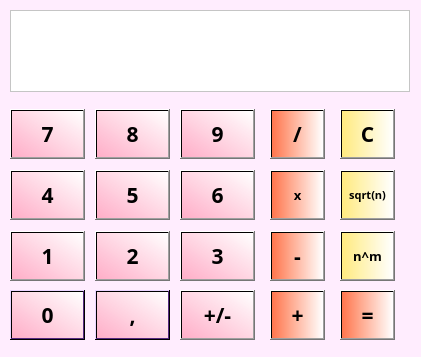
<?xml version="1.0" encoding="UTF-8"?>
<ui version="4.0">
 <class>Calculator</class>
 <widget class="QWidget" name="Calculator">
  <property name="enabled">
   <bool>true</bool>
  </property>
  <property name="geometry">
   <rect>
    <x>0</x>
    <y>0</y>
    <width>421</width>
    <height>357</height>
   </rect>
  </property>
  <property name="minimumSize">
   <size>
    <width>421</width>
    <height>357</height>
   </size>
  </property>
  <property name="maximumSize">
   <size>
    <width>421</width>
    <height>357</height>
   </size>
  </property>
  <property name="cursor">
   <cursorShape>OpenHandCursor</cursorShape>
  </property>
  <property name="mouseTracking">
   <bool>false</bool>
  </property>
  <property name="windowTitle">
   <string>Form</string>
  </property>
  <property name="autoFillBackground">
   <bool>false</bool>
  </property>
  <property name="styleSheet">
   <string notr="true">background-color: rgb(255, 237, 254);</string>
  </property>
  <widget class="QTextEdit" name="Result_box">
   <property name="geometry">
    <rect>
     <x>10</x>
     <y>10</y>
     <width>400</width>
     <height>82</height>
    </rect>
   </property>
   <property name="font">
    <font>
     <family>Kristen ITC</family>
     <pointsize>28</pointsize>
     <weight>75</weight>
     <bold>true</bold>
    </font>
   </property>
   <property name="layoutDirection">
    <enum>Qt::RightToLeft</enum>
   </property>
   <property name="styleSheet">
    <string notr="true">background-color: rgb(255, 255, 255);</string>
   </property>
   <property name="html">
    <string>&lt;!DOCTYPE HTML PUBLIC &quot;-//W3C//DTD HTML 4.0//EN&quot; &quot;http://www.w3.org/TR/REC-html40/strict.dtd&quot;&gt;
&lt;html&gt;&lt;head&gt;&lt;meta name=&quot;qrichtext&quot; content=&quot;1&quot; /&gt;&lt;style type=&quot;text/css&quot;&gt;
p, li { white-space: pre-wrap; }
&lt;/style&gt;&lt;/head&gt;&lt;body style=&quot; font-family:'Kristen ITC'; font-size:28pt; font-weight:600; font-style:normal;&quot;&gt;
&lt;p align=&quot;right&quot; style=&quot;-qt-paragraph-type:empty; margin-top:0px; margin-bottom:0px; margin-left:0px; margin-right:0px; -qt-block-indent:0; text-indent:0px;&quot;&gt;&lt;br /&gt;&lt;/p&gt;&lt;/body&gt;&lt;/html&gt;</string>
   </property>
  </widget>
  <widget class="QPushButton" name="button0">
   <property name="geometry">
    <rect>
     <x>10</x>
     <y>290</y>
     <width>75</width>
     <height>50</height>
    </rect>
   </property>
   <property name="palette">
    <palette>
     <active>
      <colorrole role="WindowText">
       <brush brushstyle="SolidPattern">
        <color alpha="255">
         <red>0</red>
         <green>0</green>
         <blue>0</blue>
        </color>
       </brush>
      </colorrole>
      <colorrole role="Button">
       <brush brushstyle="LinearGradientPattern">
        <gradient startx="0.000000000000000" starty="0.977000000000000" endx="1.000000000000000" endy="0.000000000000000" type="LinearGradient" spread="ReflectSpread" coordinatemode="ObjectBoundingMode">
         <gradientstop position="0.000000000000000">
          <color alpha="221">
           <red>255</red>
           <green>165</green>
           <blue>192</blue>
          </color>
         </gradientstop>
         <gradientstop position="1.000000000000000">
          <color alpha="255">
           <red>255</red>
           <green>255</green>
           <blue>255</blue>
          </color>
         </gradientstop>
        </gradient>
       </brush>
      </colorrole>
      <colorrole role="Light">
       <brush brushstyle="SolidPattern">
        <color alpha="255">
         <red>234</red>
         <green>213</green>
         <blue>255</blue>
        </color>
       </brush>
      </colorrole>
      <colorrole role="Midlight">
       <brush brushstyle="SolidPattern">
        <color alpha="255">
         <red>202</red>
         <green>149</green>
         <blue>255</blue>
        </color>
       </brush>
      </colorrole>
      <colorrole role="Dark">
       <brush brushstyle="SolidPattern">
        <color alpha="255">
         <red>85</red>
         <green>42</green>
         <blue>127</blue>
        </color>
       </brush>
      </colorrole>
      <colorrole role="Mid">
       <brush brushstyle="SolidPattern">
        <color alpha="255">
         <red>113</red>
         <green>56</green>
         <blue>170</blue>
        </color>
       </brush>
      </colorrole>
      <colorrole role="Text">
       <brush brushstyle="SolidPattern">
        <color alpha="255">
         <red>0</red>
         <green>0</green>
         <blue>0</blue>
        </color>
       </brush>
      </colorrole>
      <colorrole role="BrightText">
       <brush brushstyle="SolidPattern">
        <color alpha="255">
         <red>255</red>
         <green>255</green>
         <blue>255</blue>
        </color>
       </brush>
      </colorrole>
      <colorrole role="ButtonText">
       <brush brushstyle="SolidPattern">
        <color alpha="255">
         <red>0</red>
         <green>0</green>
         <blue>0</blue>
        </color>
       </brush>
      </colorrole>
      <colorrole role="Base">
       <brush brushstyle="LinearGradientPattern">
        <gradient startx="0.000000000000000" starty="0.977000000000000" endx="1.000000000000000" endy="0.000000000000000" type="LinearGradient" spread="ReflectSpread" coordinatemode="ObjectBoundingMode">
         <gradientstop position="0.000000000000000">
          <color alpha="221">
           <red>255</red>
           <green>165</green>
           <blue>192</blue>
          </color>
         </gradientstop>
         <gradientstop position="1.000000000000000">
          <color alpha="255">
           <red>255</red>
           <green>255</green>
           <blue>255</blue>
          </color>
         </gradientstop>
        </gradient>
       </brush>
      </colorrole>
      <colorrole role="Window">
       <brush brushstyle="LinearGradientPattern">
        <gradient startx="0.000000000000000" starty="0.977000000000000" endx="1.000000000000000" endy="0.000000000000000" type="LinearGradient" spread="ReflectSpread" coordinatemode="ObjectBoundingMode">
         <gradientstop position="0.000000000000000">
          <color alpha="221">
           <red>255</red>
           <green>165</green>
           <blue>192</blue>
          </color>
         </gradientstop>
         <gradientstop position="1.000000000000000">
          <color alpha="255">
           <red>255</red>
           <green>255</green>
           <blue>255</blue>
          </color>
         </gradientstop>
        </gradient>
       </brush>
      </colorrole>
      <colorrole role="Shadow">
       <brush brushstyle="SolidPattern">
        <color alpha="255">
         <red>0</red>
         <green>0</green>
         <blue>0</blue>
        </color>
       </brush>
      </colorrole>
      <colorrole role="AlternateBase">
       <brush brushstyle="SolidPattern">
        <color alpha="255">
         <red>212</red>
         <green>170</green>
         <blue>255</blue>
        </color>
       </brush>
      </colorrole>
      <colorrole role="ToolTipBase">
       <brush brushstyle="SolidPattern">
        <color alpha="255">
         <red>255</red>
         <green>255</green>
         <blue>220</blue>
        </color>
       </brush>
      </colorrole>
      <colorrole role="ToolTipText">
       <brush brushstyle="SolidPattern">
        <color alpha="255">
         <red>0</red>
         <green>0</green>
         <blue>0</blue>
        </color>
       </brush>
      </colorrole>
     </active>
     <inactive>
      <colorrole role="WindowText">
       <brush brushstyle="SolidPattern">
        <color alpha="255">
         <red>0</red>
         <green>0</green>
         <blue>0</blue>
        </color>
       </brush>
      </colorrole>
      <colorrole role="Button">
       <brush brushstyle="LinearGradientPattern">
        <gradient startx="0.000000000000000" starty="0.977000000000000" endx="1.000000000000000" endy="0.000000000000000" type="LinearGradient" spread="ReflectSpread" coordinatemode="ObjectBoundingMode">
         <gradientstop position="0.000000000000000">
          <color alpha="221">
           <red>255</red>
           <green>165</green>
           <blue>192</blue>
          </color>
         </gradientstop>
         <gradientstop position="1.000000000000000">
          <color alpha="255">
           <red>255</red>
           <green>255</green>
           <blue>255</blue>
          </color>
         </gradientstop>
        </gradient>
       </brush>
      </colorrole>
      <colorrole role="Light">
       <brush brushstyle="SolidPattern">
        <color alpha="255">
         <red>234</red>
         <green>213</green>
         <blue>255</blue>
        </color>
       </brush>
      </colorrole>
      <colorrole role="Midlight">
       <brush brushstyle="SolidPattern">
        <color alpha="255">
         <red>202</red>
         <green>149</green>
         <blue>255</blue>
        </color>
       </brush>
      </colorrole>
      <colorrole role="Dark">
       <brush brushstyle="SolidPattern">
        <color alpha="255">
         <red>85</red>
         <green>42</green>
         <blue>127</blue>
        </color>
       </brush>
      </colorrole>
      <colorrole role="Mid">
       <brush brushstyle="SolidPattern">
        <color alpha="255">
         <red>113</red>
         <green>56</green>
         <blue>170</blue>
        </color>
       </brush>
      </colorrole>
      <colorrole role="Text">
       <brush brushstyle="SolidPattern">
        <color alpha="255">
         <red>0</red>
         <green>0</green>
         <blue>0</blue>
        </color>
       </brush>
      </colorrole>
      <colorrole role="BrightText">
       <brush brushstyle="SolidPattern">
        <color alpha="255">
         <red>255</red>
         <green>255</green>
         <blue>255</blue>
        </color>
       </brush>
      </colorrole>
      <colorrole role="ButtonText">
       <brush brushstyle="SolidPattern">
        <color alpha="255">
         <red>0</red>
         <green>0</green>
         <blue>0</blue>
        </color>
       </brush>
      </colorrole>
      <colorrole role="Base">
       <brush brushstyle="LinearGradientPattern">
        <gradient startx="0.000000000000000" starty="0.977000000000000" endx="1.000000000000000" endy="0.000000000000000" type="LinearGradient" spread="ReflectSpread" coordinatemode="ObjectBoundingMode">
         <gradientstop position="0.000000000000000">
          <color alpha="221">
           <red>255</red>
           <green>165</green>
           <blue>192</blue>
          </color>
         </gradientstop>
         <gradientstop position="1.000000000000000">
          <color alpha="255">
           <red>255</red>
           <green>255</green>
           <blue>255</blue>
          </color>
         </gradientstop>
        </gradient>
       </brush>
      </colorrole>
      <colorrole role="Window">
       <brush brushstyle="LinearGradientPattern">
        <gradient startx="0.000000000000000" starty="0.977000000000000" endx="1.000000000000000" endy="0.000000000000000" type="LinearGradient" spread="ReflectSpread" coordinatemode="ObjectBoundingMode">
         <gradientstop position="0.000000000000000">
          <color alpha="221">
           <red>255</red>
           <green>165</green>
           <blue>192</blue>
          </color>
         </gradientstop>
         <gradientstop position="1.000000000000000">
          <color alpha="255">
           <red>255</red>
           <green>255</green>
           <blue>255</blue>
          </color>
         </gradientstop>
        </gradient>
       </brush>
      </colorrole>
      <colorrole role="Shadow">
       <brush brushstyle="SolidPattern">
        <color alpha="255">
         <red>0</red>
         <green>0</green>
         <blue>0</blue>
        </color>
       </brush>
      </colorrole>
      <colorrole role="AlternateBase">
       <brush brushstyle="SolidPattern">
        <color alpha="255">
         <red>212</red>
         <green>170</green>
         <blue>255</blue>
        </color>
       </brush>
      </colorrole>
      <colorrole role="ToolTipBase">
       <brush brushstyle="SolidPattern">
        <color alpha="255">
         <red>255</red>
         <green>255</green>
         <blue>220</blue>
        </color>
       </brush>
      </colorrole>
      <colorrole role="ToolTipText">
       <brush brushstyle="SolidPattern">
        <color alpha="255">
         <red>0</red>
         <green>0</green>
         <blue>0</blue>
        </color>
       </brush>
      </colorrole>
     </inactive>
     <disabled>
      <colorrole role="WindowText">
       <brush brushstyle="SolidPattern">
        <color alpha="255">
         <red>85</red>
         <green>42</green>
         <blue>127</blue>
        </color>
       </brush>
      </colorrole>
      <colorrole role="Button">
       <brush brushstyle="LinearGradientPattern">
        <gradient startx="0.000000000000000" starty="0.977000000000000" endx="1.000000000000000" endy="0.000000000000000" type="LinearGradient" spread="ReflectSpread" coordinatemode="ObjectBoundingMode">
         <gradientstop position="0.000000000000000">
          <color alpha="221">
           <red>255</red>
           <green>165</green>
           <blue>192</blue>
          </color>
         </gradientstop>
         <gradientstop position="1.000000000000000">
          <color alpha="255">
           <red>255</red>
           <green>255</green>
           <blue>255</blue>
          </color>
         </gradientstop>
        </gradient>
       </brush>
      </colorrole>
      <colorrole role="Light">
       <brush brushstyle="SolidPattern">
        <color alpha="255">
         <red>234</red>
         <green>213</green>
         <blue>255</blue>
        </color>
       </brush>
      </colorrole>
      <colorrole role="Midlight">
       <brush brushstyle="SolidPattern">
        <color alpha="255">
         <red>202</red>
         <green>149</green>
         <blue>255</blue>
        </color>
       </brush>
      </colorrole>
      <colorrole role="Dark">
       <brush brushstyle="SolidPattern">
        <color alpha="255">
         <red>85</red>
         <green>42</green>
         <blue>127</blue>
        </color>
       </brush>
      </colorrole>
      <colorrole role="Mid">
       <brush brushstyle="SolidPattern">
        <color alpha="255">
         <red>113</red>
         <green>56</green>
         <blue>170</blue>
        </color>
       </brush>
      </colorrole>
      <colorrole role="Text">
       <brush brushstyle="SolidPattern">
        <color alpha="255">
         <red>85</red>
         <green>42</green>
         <blue>127</blue>
        </color>
       </brush>
      </colorrole>
      <colorrole role="BrightText">
       <brush brushstyle="SolidPattern">
        <color alpha="255">
         <red>255</red>
         <green>255</green>
         <blue>255</blue>
        </color>
       </brush>
      </colorrole>
      <colorrole role="ButtonText">
       <brush brushstyle="SolidPattern">
        <color alpha="255">
         <red>85</red>
         <green>42</green>
         <blue>127</blue>
        </color>
       </brush>
      </colorrole>
      <colorrole role="Base">
       <brush brushstyle="LinearGradientPattern">
        <gradient startx="0.000000000000000" starty="0.977000000000000" endx="1.000000000000000" endy="0.000000000000000" type="LinearGradient" spread="ReflectSpread" coordinatemode="ObjectBoundingMode">
         <gradientstop position="0.000000000000000">
          <color alpha="221">
           <red>255</red>
           <green>165</green>
           <blue>192</blue>
          </color>
         </gradientstop>
         <gradientstop position="1.000000000000000">
          <color alpha="255">
           <red>255</red>
           <green>255</green>
           <blue>255</blue>
          </color>
         </gradientstop>
        </gradient>
       </brush>
      </colorrole>
      <colorrole role="Window">
       <brush brushstyle="LinearGradientPattern">
        <gradient startx="0.000000000000000" starty="0.977000000000000" endx="1.000000000000000" endy="0.000000000000000" type="LinearGradient" spread="ReflectSpread" coordinatemode="ObjectBoundingMode">
         <gradientstop position="0.000000000000000">
          <color alpha="221">
           <red>255</red>
           <green>165</green>
           <blue>192</blue>
          </color>
         </gradientstop>
         <gradientstop position="1.000000000000000">
          <color alpha="255">
           <red>255</red>
           <green>255</green>
           <blue>255</blue>
          </color>
         </gradientstop>
        </gradient>
       </brush>
      </colorrole>
      <colorrole role="Shadow">
       <brush brushstyle="SolidPattern">
        <color alpha="255">
         <red>0</red>
         <green>0</green>
         <blue>0</blue>
        </color>
       </brush>
      </colorrole>
      <colorrole role="AlternateBase">
       <brush brushstyle="SolidPattern">
        <color alpha="255">
         <red>170</red>
         <green>85</green>
         <blue>255</blue>
        </color>
       </brush>
      </colorrole>
      <colorrole role="ToolTipBase">
       <brush brushstyle="SolidPattern">
        <color alpha="255">
         <red>255</red>
         <green>255</green>
         <blue>220</blue>
        </color>
       </brush>
      </colorrole>
      <colorrole role="ToolTipText">
       <brush brushstyle="SolidPattern">
        <color alpha="255">
         <red>0</red>
         <green>0</green>
         <blue>0</blue>
        </color>
       </brush>
      </colorrole>
     </disabled>
    </palette>
   </property>
   <property name="font">
    <font>
     <family>Kristen ITC</family>
     <pointsize>16</pointsize>
     <weight>75</weight>
     <bold>true</bold>
    </font>
   </property>
   <property name="cursor">
    <cursorShape>OpenHandCursor</cursorShape>
   </property>
   <property name="autoFillBackground">
    <bool>false</bool>
   </property>
   <property name="styleSheet">
    <string notr="true">
background-color: qlineargradient(spread:reflect, x1:0, y1:0.977, x2:1, y2:0, stop:0 rgba(255, 165, 192, 221), stop:1 rgba(255, 255, 255, 255));</string>
   </property>
   <property name="text">
    <string>0</string>
   </property>
  </widget>
  <widget class="QPushButton" name="plus_minus">
   <property name="geometry">
    <rect>
     <x>180</x>
     <y>290</y>
     <width>75</width>
     <height>50</height>
    </rect>
   </property>
   <property name="font">
    <font>
     <family>Kristen ITC</family>
     <pointsize>16</pointsize>
     <weight>75</weight>
     <bold>true</bold>
    </font>
   </property>
   <property name="styleSheet">
    <string notr="true">
background-color: qlineargradient(spread:reflect, x1:0, y1:0.977, x2:1, y2:0, stop:0 rgba(255, 165, 192, 221), stop:1 rgba(255, 255, 255, 255));</string>
   </property>
   <property name="text">
    <string>+/-</string>
   </property>
  </widget>
  <widget class="QPushButton" name="minus">
   <property name="geometry">
    <rect>
     <x>270</x>
     <y>231</y>
     <width>55</width>
     <height>50</height>
    </rect>
   </property>
   <property name="font">
    <font>
     <family>Kristen ITC</family>
     <pointsize>16</pointsize>
     <weight>75</weight>
     <bold>true</bold>
    </font>
   </property>
   <property name="styleSheet">
    <string notr="true">background-color: qlineargradient(spread:pad, x1:0, y1:0, x2:1, y2:0, stop:0 rgba(255, 102, 52, 225), stop:1 rgba(255, 255, 255, 255));</string>
   </property>
   <property name="text">
    <string>-</string>
   </property>
  </widget>
  <widget class="QPushButton" name="mul">
   <property name="geometry">
    <rect>
     <x>270</x>
     <y>170</y>
     <width>55</width>
     <height>50</height>
    </rect>
   </property>
   <property name="font">
    <font>
     <family>Kristen ITC</family>
     <pointsize>10</pointsize>
     <weight>75</weight>
     <bold>true</bold>
    </font>
   </property>
   <property name="styleSheet">
    <string notr="true">background-color: qlineargradient(spread:pad, x1:0, y1:0, x2:1, y2:0, stop:0 rgba(255, 102, 52, 225), stop:1 rgba(255, 255, 255, 255));</string>
   </property>
   <property name="text">
    <string>x</string>
   </property>
  </widget>
  <widget class="QPushButton" name="plus">
   <property name="geometry">
    <rect>
     <x>270</x>
     <y>290</y>
     <width>55</width>
     <height>50</height>
    </rect>
   </property>
   <property name="font">
    <font>
     <family>Kristen ITC</family>
     <pointsize>16</pointsize>
     <weight>75</weight>
     <bold>true</bold>
    </font>
   </property>
   <property name="styleSheet">
    <string notr="true">background-color: qlineargradient(spread:pad, x1:0, y1:0, x2:1, y2:0, stop:0 rgba(255, 102, 52, 225), stop:1 rgba(255, 255, 255, 255));</string>
   </property>
   <property name="text">
    <string>+</string>
   </property>
  </widget>
  <widget class="QPushButton" name="div">
   <property name="geometry">
    <rect>
     <x>270</x>
     <y>109</y>
     <width>55</width>
     <height>50</height>
    </rect>
   </property>
   <property name="font">
    <font>
     <family>Kristen ITC</family>
     <pointsize>16</pointsize>
     <weight>75</weight>
     <bold>true</bold>
    </font>
   </property>
   <property name="styleSheet">
    <string notr="true">background-color: qlineargradient(spread:pad, x1:0, y1:0, x2:1, y2:0, stop:0 rgba(255, 102, 52, 225), stop:1 rgba(255, 255, 255, 255));</string>
   </property>
   <property name="text">
    <string>/</string>
   </property>
  </widget>
  <widget class="QPushButton" name="power">
   <property name="geometry">
    <rect>
     <x>340</x>
     <y>231</y>
     <width>55</width>
     <height>50</height>
    </rect>
   </property>
   <property name="font">
    <font>
     <family>Kristen ITC</family>
     <pointsize>10</pointsize>
     <weight>75</weight>
     <bold>true</bold>
    </font>
   </property>
   <property name="styleSheet">
    <string notr="true">background-color: qlineargradient(spread:pad, x1:0, y1:0, x2:1, y2:0, stop:0 rgba(255, 234, 97, 207), stop:1 rgba(255, 255, 255, 255));</string>
   </property>
   <property name="text">
    <string>n^m</string>
   </property>
  </widget>
  <widget class="QPushButton" name="sqrt">
   <property name="geometry">
    <rect>
     <x>340</x>
     <y>170</y>
     <width>55</width>
     <height>50</height>
    </rect>
   </property>
   <property name="font">
    <font>
     <family>Kristen ITC</family>
     <pointsize>8</pointsize>
     <weight>75</weight>
     <bold>true</bold>
    </font>
   </property>
   <property name="styleSheet">
    <string notr="true">background-color: qlineargradient(spread:pad, x1:0, y1:0, x2:1, y2:0, stop:0 rgba(255, 234, 97, 207), stop:1 rgba(255, 255, 255, 255));</string>
   </property>
   <property name="text">
    <string>sqrt(n)</string>
   </property>
  </widget>
  <widget class="QPushButton" name="equal">
   <property name="geometry">
    <rect>
     <x>340</x>
     <y>290</y>
     <width>55</width>
     <height>50</height>
    </rect>
   </property>
   <property name="font">
    <font>
     <family>Kristen ITC</family>
     <pointsize>16</pointsize>
     <weight>75</weight>
     <bold>true</bold>
    </font>
   </property>
   <property name="styleSheet">
    <string notr="true">background-color: qlineargradient(spread:pad, x1:0, y1:0, x2:1, y2:0, stop:0 rgba(255, 102, 52, 225), stop:1 rgba(255, 255, 255, 255));</string>
   </property>
   <property name="text">
    <string>=</string>
   </property>
  </widget>
  <widget class="QPushButton" name="clear">
   <property name="geometry">
    <rect>
     <x>340</x>
     <y>109</y>
     <width>55</width>
     <height>50</height>
    </rect>
   </property>
   <property name="font">
    <font>
     <family>Kristen ITC</family>
     <pointsize>16</pointsize>
     <weight>75</weight>
     <bold>true</bold>
    </font>
   </property>
   <property name="styleSheet">
    <string notr="true">background-color: qlineargradient(spread:pad, x1:0, y1:0, x2:1, y2:0, stop:0 rgba(255, 234, 97, 207), stop:1 rgba(255, 255, 255, 255));</string>
   </property>
   <property name="text">
    <string>C</string>
   </property>
  </widget>
  <widget class="QPushButton" name="button7">
   <property name="geometry">
    <rect>
     <x>10</x>
     <y>109</y>
     <width>75</width>
     <height>50</height>
    </rect>
   </property>
   <property name="font">
    <font>
     <family>Kristen ITC</family>
     <pointsize>16</pointsize>
     <weight>75</weight>
     <bold>true</bold>
    </font>
   </property>
   <property name="styleSheet">
    <string notr="true">
background-color: qlineargradient(spread:reflect, x1:0, y1:0.977, x2:1, y2:0, stop:0 rgba(255, 165, 192, 221), stop:1 rgba(255, 255, 255, 255));</string>
   </property>
   <property name="text">
    <string>7</string>
   </property>
   <property name="iconSize">
    <size>
     <width>8</width>
     <height>8</height>
    </size>
   </property>
  </widget>
  <widget class="QPushButton" name="button9">
   <property name="geometry">
    <rect>
     <x>180</x>
     <y>109</y>
     <width>75</width>
     <height>50</height>
    </rect>
   </property>
   <property name="font">
    <font>
     <family>Kristen ITC</family>
     <pointsize>16</pointsize>
     <weight>75</weight>
     <bold>true</bold>
    </font>
   </property>
   <property name="styleSheet">
    <string notr="true">
background-color: qlineargradient(spread:reflect, x1:0, y1:0.977, x2:1, y2:0, stop:0 rgba(255, 165, 192, 221), stop:1 rgba(255, 255, 255, 255));</string>
   </property>
   <property name="text">
    <string>9</string>
   </property>
  </widget>
  <widget class="QPushButton" name="button2">
   <property name="geometry">
    <rect>
     <x>95</x>
     <y>231</y>
     <width>75</width>
     <height>50</height>
    </rect>
   </property>
   <property name="font">
    <font>
     <family>Kristen ITC</family>
     <pointsize>16</pointsize>
     <weight>75</weight>
     <bold>true</bold>
    </font>
   </property>
   <property name="styleSheet">
    <string notr="true">
background-color: qlineargradient(spread:reflect, x1:0, y1:0.977, x2:1, y2:0, stop:0 rgba(255, 165, 192, 221), stop:1 rgba(255, 255, 255, 255));</string>
   </property>
   <property name="text">
    <string>2</string>
   </property>
  </widget>
  <widget class="QPushButton" name="button6">
   <property name="geometry">
    <rect>
     <x>180</x>
     <y>170</y>
     <width>75</width>
     <height>50</height>
    </rect>
   </property>
   <property name="font">
    <font>
     <family>Kristen ITC</family>
     <pointsize>16</pointsize>
     <weight>75</weight>
     <bold>true</bold>
    </font>
   </property>
   <property name="styleSheet">
    <string notr="true">
background-color: qlineargradient(spread:reflect, x1:0, y1:0.977, x2:1, y2:0, stop:0 rgba(255, 165, 192, 221), stop:1 rgba(255, 255, 255, 255));</string>
   </property>
   <property name="text">
    <string>6</string>
   </property>
  </widget>
  <widget class="QPushButton" name="button8">
   <property name="enabled">
    <bool>true</bool>
   </property>
   <property name="geometry">
    <rect>
     <x>95</x>
     <y>109</y>
     <width>75</width>
     <height>50</height>
    </rect>
   </property>
   <property name="font">
    <font>
     <family>Kristen ITC</family>
     <pointsize>16</pointsize>
     <weight>75</weight>
     <bold>true</bold>
    </font>
   </property>
   <property name="styleSheet">
    <string notr="true">
background-color: qlineargradient(spread:reflect, x1:0, y1:0.977, x2:1, y2:0, stop:0 rgba(255, 165, 192, 221), stop:1 rgba(255, 255, 255, 255));</string>
   </property>
   <property name="text">
    <string>8</string>
   </property>
  </widget>
  <widget class="QPushButton" name="button1">
   <property name="geometry">
    <rect>
     <x>10</x>
     <y>231</y>
     <width>75</width>
     <height>50</height>
    </rect>
   </property>
   <property name="font">
    <font>
     <family>Kristen ITC</family>
     <pointsize>16</pointsize>
     <weight>75</weight>
     <bold>true</bold>
    </font>
   </property>
   <property name="styleSheet">
    <string notr="true">
background-color: qlineargradient(spread:reflect, x1:0, y1:0.977, x2:1, y2:0, stop:0 rgba(255, 165, 192, 221), stop:1 rgba(255, 255, 255, 255));</string>
   </property>
   <property name="text">
    <string>1</string>
   </property>
  </widget>
  <widget class="QPushButton" name="button5">
   <property name="geometry">
    <rect>
     <x>95</x>
     <y>170</y>
     <width>75</width>
     <height>50</height>
    </rect>
   </property>
   <property name="font">
    <font>
     <family>Kristen ITC</family>
     <pointsize>16</pointsize>
     <weight>75</weight>
     <bold>true</bold>
    </font>
   </property>
   <property name="styleSheet">
    <string notr="true">
background-color: qlineargradient(spread:reflect, x1:0, y1:0.977, x2:1, y2:0, stop:0 rgba(255, 165, 192, 221), stop:1 rgba(255, 255, 255, 255));</string>
   </property>
   <property name="text">
    <string>5</string>
   </property>
  </widget>
  <widget class="QPushButton" name="button3">
   <property name="geometry">
    <rect>
     <x>180</x>
     <y>231</y>
     <width>75</width>
     <height>50</height>
    </rect>
   </property>
   <property name="font">
    <font>
     <family>Kristen ITC</family>
     <pointsize>16</pointsize>
     <weight>75</weight>
     <bold>true</bold>
    </font>
   </property>
   <property name="styleSheet">
    <string notr="true">
background-color: qlineargradient(spread:reflect, x1:0, y1:0.977, x2:1, y2:0, stop:0 rgba(255, 165, 192, 221), stop:1 rgba(255, 255, 255, 255));</string>
   </property>
   <property name="text">
    <string>3</string>
   </property>
  </widget>
  <widget class="QPushButton" name="button4">
   <property name="geometry">
    <rect>
     <x>10</x>
     <y>170</y>
     <width>75</width>
     <height>50</height>
    </rect>
   </property>
   <property name="font">
    <font>
     <family>Kristen ITC</family>
     <pointsize>16</pointsize>
     <weight>75</weight>
     <bold>true</bold>
    </font>
   </property>
   <property name="styleSheet">
    <string notr="true">
background-color: qlineargradient(spread:reflect, x1:0, y1:0.977, x2:1, y2:0, stop:0 rgba(255, 165, 192, 221), stop:1 rgba(255, 255, 255, 255));</string>
   </property>
   <property name="text">
    <string>4</string>
   </property>
  </widget>
  <widget class="QPushButton" name="point">
   <property name="geometry">
    <rect>
     <x>95</x>
     <y>290</y>
     <width>75</width>
     <height>50</height>
    </rect>
   </property>
   <property name="palette">
    <palette>
     <active>
      <colorrole role="WindowText">
       <brush brushstyle="SolidPattern">
        <color alpha="255">
         <red>0</red>
         <green>0</green>
         <blue>0</blue>
        </color>
       </brush>
      </colorrole>
      <colorrole role="Button">
       <brush brushstyle="LinearGradientPattern">
        <gradient startx="0.000000000000000" starty="0.977000000000000" endx="1.000000000000000" endy="0.000000000000000" type="LinearGradient" spread="ReflectSpread" coordinatemode="ObjectBoundingMode">
         <gradientstop position="0.000000000000000">
          <color alpha="221">
           <red>255</red>
           <green>165</green>
           <blue>192</blue>
          </color>
         </gradientstop>
         <gradientstop position="1.000000000000000">
          <color alpha="255">
           <red>255</red>
           <green>255</green>
           <blue>255</blue>
          </color>
         </gradientstop>
        </gradient>
       </brush>
      </colorrole>
      <colorrole role="Light">
       <brush brushstyle="SolidPattern">
        <color alpha="255">
         <red>234</red>
         <green>213</green>
         <blue>255</blue>
        </color>
       </brush>
      </colorrole>
      <colorrole role="Midlight">
       <brush brushstyle="SolidPattern">
        <color alpha="255">
         <red>202</red>
         <green>149</green>
         <blue>255</blue>
        </color>
       </brush>
      </colorrole>
      <colorrole role="Dark">
       <brush brushstyle="SolidPattern">
        <color alpha="255">
         <red>85</red>
         <green>42</green>
         <blue>127</blue>
        </color>
       </brush>
      </colorrole>
      <colorrole role="Mid">
       <brush brushstyle="SolidPattern">
        <color alpha="255">
         <red>113</red>
         <green>56</green>
         <blue>170</blue>
        </color>
       </brush>
      </colorrole>
      <colorrole role="Text">
       <brush brushstyle="SolidPattern">
        <color alpha="255">
         <red>0</red>
         <green>0</green>
         <blue>0</blue>
        </color>
       </brush>
      </colorrole>
      <colorrole role="BrightText">
       <brush brushstyle="SolidPattern">
        <color alpha="255">
         <red>255</red>
         <green>255</green>
         <blue>255</blue>
        </color>
       </brush>
      </colorrole>
      <colorrole role="ButtonText">
       <brush brushstyle="SolidPattern">
        <color alpha="255">
         <red>0</red>
         <green>0</green>
         <blue>0</blue>
        </color>
       </brush>
      </colorrole>
      <colorrole role="Base">
       <brush brushstyle="LinearGradientPattern">
        <gradient startx="0.000000000000000" starty="0.977000000000000" endx="1.000000000000000" endy="0.000000000000000" type="LinearGradient" spread="ReflectSpread" coordinatemode="ObjectBoundingMode">
         <gradientstop position="0.000000000000000">
          <color alpha="221">
           <red>255</red>
           <green>165</green>
           <blue>192</blue>
          </color>
         </gradientstop>
         <gradientstop position="1.000000000000000">
          <color alpha="255">
           <red>255</red>
           <green>255</green>
           <blue>255</blue>
          </color>
         </gradientstop>
        </gradient>
       </brush>
      </colorrole>
      <colorrole role="Window">
       <brush brushstyle="LinearGradientPattern">
        <gradient startx="0.000000000000000" starty="0.977000000000000" endx="1.000000000000000" endy="0.000000000000000" type="LinearGradient" spread="ReflectSpread" coordinatemode="ObjectBoundingMode">
         <gradientstop position="0.000000000000000">
          <color alpha="221">
           <red>255</red>
           <green>165</green>
           <blue>192</blue>
          </color>
         </gradientstop>
         <gradientstop position="1.000000000000000">
          <color alpha="255">
           <red>255</red>
           <green>255</green>
           <blue>255</blue>
          </color>
         </gradientstop>
        </gradient>
       </brush>
      </colorrole>
      <colorrole role="Shadow">
       <brush brushstyle="SolidPattern">
        <color alpha="255">
         <red>0</red>
         <green>0</green>
         <blue>0</blue>
        </color>
       </brush>
      </colorrole>
      <colorrole role="AlternateBase">
       <brush brushstyle="SolidPattern">
        <color alpha="255">
         <red>212</red>
         <green>170</green>
         <blue>255</blue>
        </color>
       </brush>
      </colorrole>
      <colorrole role="ToolTipBase">
       <brush brushstyle="SolidPattern">
        <color alpha="255">
         <red>255</red>
         <green>255</green>
         <blue>220</blue>
        </color>
       </brush>
      </colorrole>
      <colorrole role="ToolTipText">
       <brush brushstyle="SolidPattern">
        <color alpha="255">
         <red>0</red>
         <green>0</green>
         <blue>0</blue>
        </color>
       </brush>
      </colorrole>
     </active>
     <inactive>
      <colorrole role="WindowText">
       <brush brushstyle="SolidPattern">
        <color alpha="255">
         <red>0</red>
         <green>0</green>
         <blue>0</blue>
        </color>
       </brush>
      </colorrole>
      <colorrole role="Button">
       <brush brushstyle="LinearGradientPattern">
        <gradient startx="0.000000000000000" starty="0.977000000000000" endx="1.000000000000000" endy="0.000000000000000" type="LinearGradient" spread="ReflectSpread" coordinatemode="ObjectBoundingMode">
         <gradientstop position="0.000000000000000">
          <color alpha="221">
           <red>255</red>
           <green>165</green>
           <blue>192</blue>
          </color>
         </gradientstop>
         <gradientstop position="1.000000000000000">
          <color alpha="255">
           <red>255</red>
           <green>255</green>
           <blue>255</blue>
          </color>
         </gradientstop>
        </gradient>
       </brush>
      </colorrole>
      <colorrole role="Light">
       <brush brushstyle="SolidPattern">
        <color alpha="255">
         <red>234</red>
         <green>213</green>
         <blue>255</blue>
        </color>
       </brush>
      </colorrole>
      <colorrole role="Midlight">
       <brush brushstyle="SolidPattern">
        <color alpha="255">
         <red>202</red>
         <green>149</green>
         <blue>255</blue>
        </color>
       </brush>
      </colorrole>
      <colorrole role="Dark">
       <brush brushstyle="SolidPattern">
        <color alpha="255">
         <red>85</red>
         <green>42</green>
         <blue>127</blue>
        </color>
       </brush>
      </colorrole>
      <colorrole role="Mid">
       <brush brushstyle="SolidPattern">
        <color alpha="255">
         <red>113</red>
         <green>56</green>
         <blue>170</blue>
        </color>
       </brush>
      </colorrole>
      <colorrole role="Text">
       <brush brushstyle="SolidPattern">
        <color alpha="255">
         <red>0</red>
         <green>0</green>
         <blue>0</blue>
        </color>
       </brush>
      </colorrole>
      <colorrole role="BrightText">
       <brush brushstyle="SolidPattern">
        <color alpha="255">
         <red>255</red>
         <green>255</green>
         <blue>255</blue>
        </color>
       </brush>
      </colorrole>
      <colorrole role="ButtonText">
       <brush brushstyle="SolidPattern">
        <color alpha="255">
         <red>0</red>
         <green>0</green>
         <blue>0</blue>
        </color>
       </brush>
      </colorrole>
      <colorrole role="Base">
       <brush brushstyle="LinearGradientPattern">
        <gradient startx="0.000000000000000" starty="0.977000000000000" endx="1.000000000000000" endy="0.000000000000000" type="LinearGradient" spread="ReflectSpread" coordinatemode="ObjectBoundingMode">
         <gradientstop position="0.000000000000000">
          <color alpha="221">
           <red>255</red>
           <green>165</green>
           <blue>192</blue>
          </color>
         </gradientstop>
         <gradientstop position="1.000000000000000">
          <color alpha="255">
           <red>255</red>
           <green>255</green>
           <blue>255</blue>
          </color>
         </gradientstop>
        </gradient>
       </brush>
      </colorrole>
      <colorrole role="Window">
       <brush brushstyle="LinearGradientPattern">
        <gradient startx="0.000000000000000" starty="0.977000000000000" endx="1.000000000000000" endy="0.000000000000000" type="LinearGradient" spread="ReflectSpread" coordinatemode="ObjectBoundingMode">
         <gradientstop position="0.000000000000000">
          <color alpha="221">
           <red>255</red>
           <green>165</green>
           <blue>192</blue>
          </color>
         </gradientstop>
         <gradientstop position="1.000000000000000">
          <color alpha="255">
           <red>255</red>
           <green>255</green>
           <blue>255</blue>
          </color>
         </gradientstop>
        </gradient>
       </brush>
      </colorrole>
      <colorrole role="Shadow">
       <brush brushstyle="SolidPattern">
        <color alpha="255">
         <red>0</red>
         <green>0</green>
         <blue>0</blue>
        </color>
       </brush>
      </colorrole>
      <colorrole role="AlternateBase">
       <brush brushstyle="SolidPattern">
        <color alpha="255">
         <red>212</red>
         <green>170</green>
         <blue>255</blue>
        </color>
       </brush>
      </colorrole>
      <colorrole role="ToolTipBase">
       <brush brushstyle="SolidPattern">
        <color alpha="255">
         <red>255</red>
         <green>255</green>
         <blue>220</blue>
        </color>
       </brush>
      </colorrole>
      <colorrole role="ToolTipText">
       <brush brushstyle="SolidPattern">
        <color alpha="255">
         <red>0</red>
         <green>0</green>
         <blue>0</blue>
        </color>
       </brush>
      </colorrole>
     </inactive>
     <disabled>
      <colorrole role="WindowText">
       <brush brushstyle="SolidPattern">
        <color alpha="255">
         <red>85</red>
         <green>42</green>
         <blue>127</blue>
        </color>
       </brush>
      </colorrole>
      <colorrole role="Button">
       <brush brushstyle="LinearGradientPattern">
        <gradient startx="0.000000000000000" starty="0.977000000000000" endx="1.000000000000000" endy="0.000000000000000" type="LinearGradient" spread="ReflectSpread" coordinatemode="ObjectBoundingMode">
         <gradientstop position="0.000000000000000">
          <color alpha="221">
           <red>255</red>
           <green>165</green>
           <blue>192</blue>
          </color>
         </gradientstop>
         <gradientstop position="1.000000000000000">
          <color alpha="255">
           <red>255</red>
           <green>255</green>
           <blue>255</blue>
          </color>
         </gradientstop>
        </gradient>
       </brush>
      </colorrole>
      <colorrole role="Light">
       <brush brushstyle="SolidPattern">
        <color alpha="255">
         <red>234</red>
         <green>213</green>
         <blue>255</blue>
        </color>
       </brush>
      </colorrole>
      <colorrole role="Midlight">
       <brush brushstyle="SolidPattern">
        <color alpha="255">
         <red>202</red>
         <green>149</green>
         <blue>255</blue>
        </color>
       </brush>
      </colorrole>
      <colorrole role="Dark">
       <brush brushstyle="SolidPattern">
        <color alpha="255">
         <red>85</red>
         <green>42</green>
         <blue>127</blue>
        </color>
       </brush>
      </colorrole>
      <colorrole role="Mid">
       <brush brushstyle="SolidPattern">
        <color alpha="255">
         <red>113</red>
         <green>56</green>
         <blue>170</blue>
        </color>
       </brush>
      </colorrole>
      <colorrole role="Text">
       <brush brushstyle="SolidPattern">
        <color alpha="255">
         <red>85</red>
         <green>42</green>
         <blue>127</blue>
        </color>
       </brush>
      </colorrole>
      <colorrole role="BrightText">
       <brush brushstyle="SolidPattern">
        <color alpha="255">
         <red>255</red>
         <green>255</green>
         <blue>255</blue>
        </color>
       </brush>
      </colorrole>
      <colorrole role="ButtonText">
       <brush brushstyle="SolidPattern">
        <color alpha="255">
         <red>85</red>
         <green>42</green>
         <blue>127</blue>
        </color>
       </brush>
      </colorrole>
      <colorrole role="Base">
       <brush brushstyle="LinearGradientPattern">
        <gradient startx="0.000000000000000" starty="0.977000000000000" endx="1.000000000000000" endy="0.000000000000000" type="LinearGradient" spread="ReflectSpread" coordinatemode="ObjectBoundingMode">
         <gradientstop position="0.000000000000000">
          <color alpha="221">
           <red>255</red>
           <green>165</green>
           <blue>192</blue>
          </color>
         </gradientstop>
         <gradientstop position="1.000000000000000">
          <color alpha="255">
           <red>255</red>
           <green>255</green>
           <blue>255</blue>
          </color>
         </gradientstop>
        </gradient>
       </brush>
      </colorrole>
      <colorrole role="Window">
       <brush brushstyle="LinearGradientPattern">
        <gradient startx="0.000000000000000" starty="0.977000000000000" endx="1.000000000000000" endy="0.000000000000000" type="LinearGradient" spread="ReflectSpread" coordinatemode="ObjectBoundingMode">
         <gradientstop position="0.000000000000000">
          <color alpha="221">
           <red>255</red>
           <green>165</green>
           <blue>192</blue>
          </color>
         </gradientstop>
         <gradientstop position="1.000000000000000">
          <color alpha="255">
           <red>255</red>
           <green>255</green>
           <blue>255</blue>
          </color>
         </gradientstop>
        </gradient>
       </brush>
      </colorrole>
      <colorrole role="Shadow">
       <brush brushstyle="SolidPattern">
        <color alpha="255">
         <red>0</red>
         <green>0</green>
         <blue>0</blue>
        </color>
       </brush>
      </colorrole>
      <colorrole role="AlternateBase">
       <brush brushstyle="SolidPattern">
        <color alpha="255">
         <red>170</red>
         <green>85</green>
         <blue>255</blue>
        </color>
       </brush>
      </colorrole>
      <colorrole role="ToolTipBase">
       <brush brushstyle="SolidPattern">
        <color alpha="255">
         <red>255</red>
         <green>255</green>
         <blue>220</blue>
        </color>
       </brush>
      </colorrole>
      <colorrole role="ToolTipText">
       <brush brushstyle="SolidPattern">
        <color alpha="255">
         <red>0</red>
         <green>0</green>
         <blue>0</blue>
        </color>
       </brush>
      </colorrole>
     </disabled>
    </palette>
   </property>
   <property name="font">
    <font>
     <family>Kristen ITC</family>
     <pointsize>16</pointsize>
     <weight>75</weight>
     <bold>true</bold>
    </font>
   </property>
   <property name="cursor">
    <cursorShape>OpenHandCursor</cursorShape>
   </property>
   <property name="autoFillBackground">
    <bool>false</bool>
   </property>
   <property name="styleSheet">
    <string notr="true">
background-color: qlineargradient(spread:reflect, x1:0, y1:0.977, x2:1, y2:0, stop:0 rgba(255, 165, 192, 221), stop:1 rgba(255, 255, 255, 255));</string>
   </property>
   <property name="text">
    <string>,</string>
   </property>
  </widget>
 </widget>
 <resources/>
 <connections/>
</ui>
